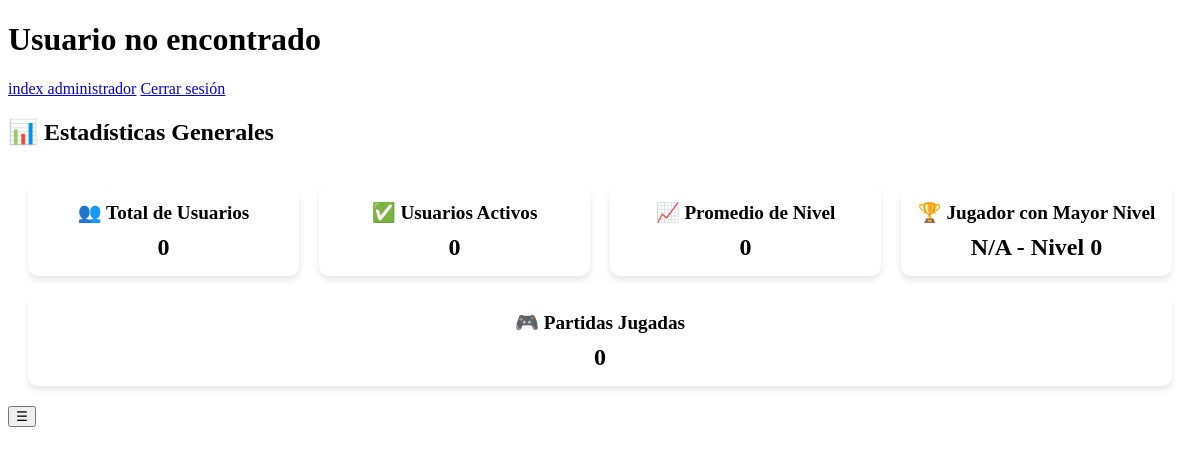
The app's page /admin/estadisticas_usu.php, older data.
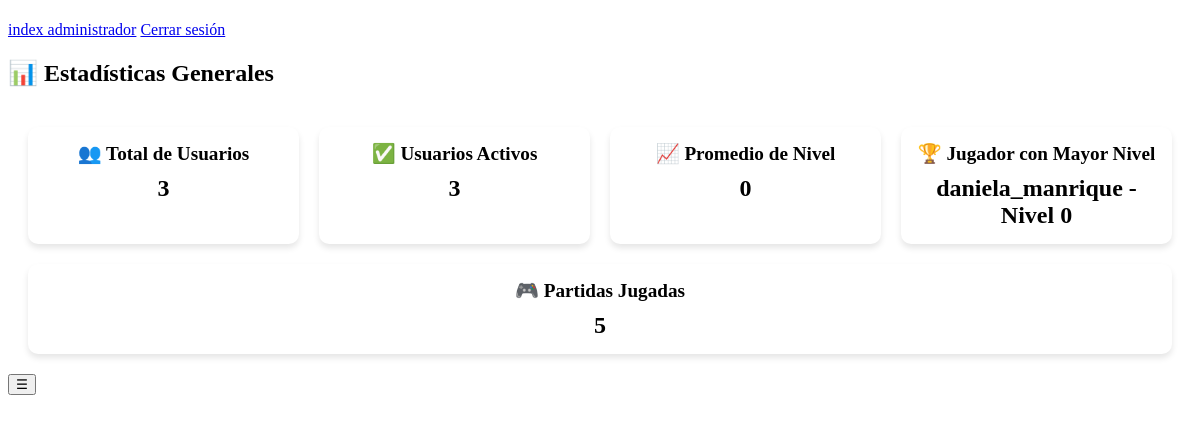
The same page, newer data.
### tables this page shows
CREATE TABLE `usuario` (
  `id_usuario` int(11) NOT NULL,
  `user_name` varchar(255) DEFAULT NULL,
  `contra` varchar(255) DEFAULT NULL,
  `email` varchar(255) DEFAULT NULL,
  `puntos` int(11) DEFAULT NULL,
  `ultima_sesion` timestamp NOT NULL DEFAULT current_timestamp(),
  `id_avatar` int(11) DEFAULT NULL,
  `id_rol` int(11) DEFAULT NULL,
  `id_estado` int(11) DEFAULT NULL
);

### admin/estadisticas_usu.php (the view, shortened to what this page needs)
<?php
$conexion = new database();
$con = $conexion->conectar();
?>
<!DOCTYPE html>
<html lang="es">
<head>
    <link rel="stylesheet" href="https://maxcdn.bootstrapcdn.com/font-awesome/4.7.0/css/font-awesome.min.css">
</head>
<body>
    <div class="menu_lateral">
        <?php
        $sql = $con->prepare("SELECT user_name, id_usuario FROM usuario LIMIT 1");
        $sql->execute();
        $fila = $sql->fetch(PDO::FETCH_ASSOC);
        ?>
        <?php if ($fila): ?>
            <h1><?php echo htmlspecialchars($_SESSION['user_name']); ?></h1>
            <p><?php echo htmlspecialchars($_SESSION['id_usuario']); ?></p>
        <?php else: ?>
            <h1>Usuario no encontrado</h1>
        <?php endif; ?>
        <div class="menu">
            <a href="index.php">index administrador</a>
            <a href="../index.php" class="cerrar-sesion">Cerrar sesión</a>
        </div>
    </div>
    <div class="wrapper">
        <h2>📊 Estadísticas Generales</h2>
        <div class="estadisticas">
            <?php
            $sql = $con->prepare("SELECT COUNT(*) as total_usuarios FROM usuario");
            $sql->execute();
            $totalUsuarios = $sql->fetch(PDO::FETCH_ASSOC)['total_usuarios'];
            $sql = $con->prepare("SELECT COUNT(*) as usuarios_activos FROM usuario WHERE id_estado = 1");
            $sql->execute();
            $usuariosActivos = $sql->fetch(PDO::FETCH_ASSOC)['usuarios_activos'];
            $sql = $con->prepare("SELECT AVG(id_nivel) as id_nivel FROM deta_niv");
            $sql->execute();
            $promedioNivel = round($sql->fetch(PDO::FETCH_ASSOC)['id_nivel'], 2);
            $sql = $con->prepare ("SELECT usuario.user_name, rol.id_rol FROM usuario
                                  INNER JOIN rol ON usuario.id_rol = rol.id_rol
                                  ORDER BY rol.id_rol
                                  ");
            $sql->execute();
            $topJugador = $sql->fetch(PDO::FETCH_ASSOC);
            $sql = $con->prepare("SELECT COUNT(*) as total_partidas FROM sala");
            $sql->execute();
            $totalPartidas = $sql->fetch(PDO::FETCH_ASSOC)['total_partidas'];
            ?>
            <div class="tarjeta">
                <h3>👥 Total de Usuarios</h3>
                <p><?php echo $totalUsuarios; ?></p>
            </div>
            <div class="tarjeta">
                <h3>✅ Usuarios Activos</h3>
                <p><?php echo $usuariosActivos; ?></p>
            </div>
            <div class="tarjeta">
                <h3>📈 Promedio de Nivel</h3>
                <p><?php echo $promedioNivel; ?></p>
            </div>
            <div class="tarjeta">
                <h3>🏆 Jugador con Mayor Nivel</h3>
                <p><?php echo htmlspecialchars($topJugador['user_name'] ?? 'N/A'); ?> - Nivel <?php echo $topJugador['nivel_actual'] ?? '0'; ?></p>
            </div>
            <div class="tarjeta">
                <h3>🎮 Partidas Jugadas</h3>
                <p><?php echo $totalPartidas; ?></p>
            </div>
        </div>
    </div>
</body>
</html>

### admin/estadisticas_usu.php (style rules this page uses)
.estadisticas { display: flex; flex-wrap: wrap; gap: 20px; padding: 20px; }
.tarjeta { background: #fff; padding: 15px; border-radius: 10px; box-shadow: 0 4px 6px rgba(0, 0, 0, 0.1); text-align: center; flex: 1 1 200px; }
.tarjeta h3 { margin: 0 0 10px; font-size: 1.2em; }
.tarjeta p { font-size: 1.5em; font-weight: bold; margin: 0; }

Row changes from the older to the newer data that the page shows:
added usuario: user_name "daniela_manrique"
Text that changed along with them:
$totalUsuarios: "0" → "3"
$usuariosActivos: "0" → "3"
$totalPartidas: "0" → "5"
$topJugador['user_name']: "N/A" → (not shown)
text no longer shown: "Usuario no encontrado"
